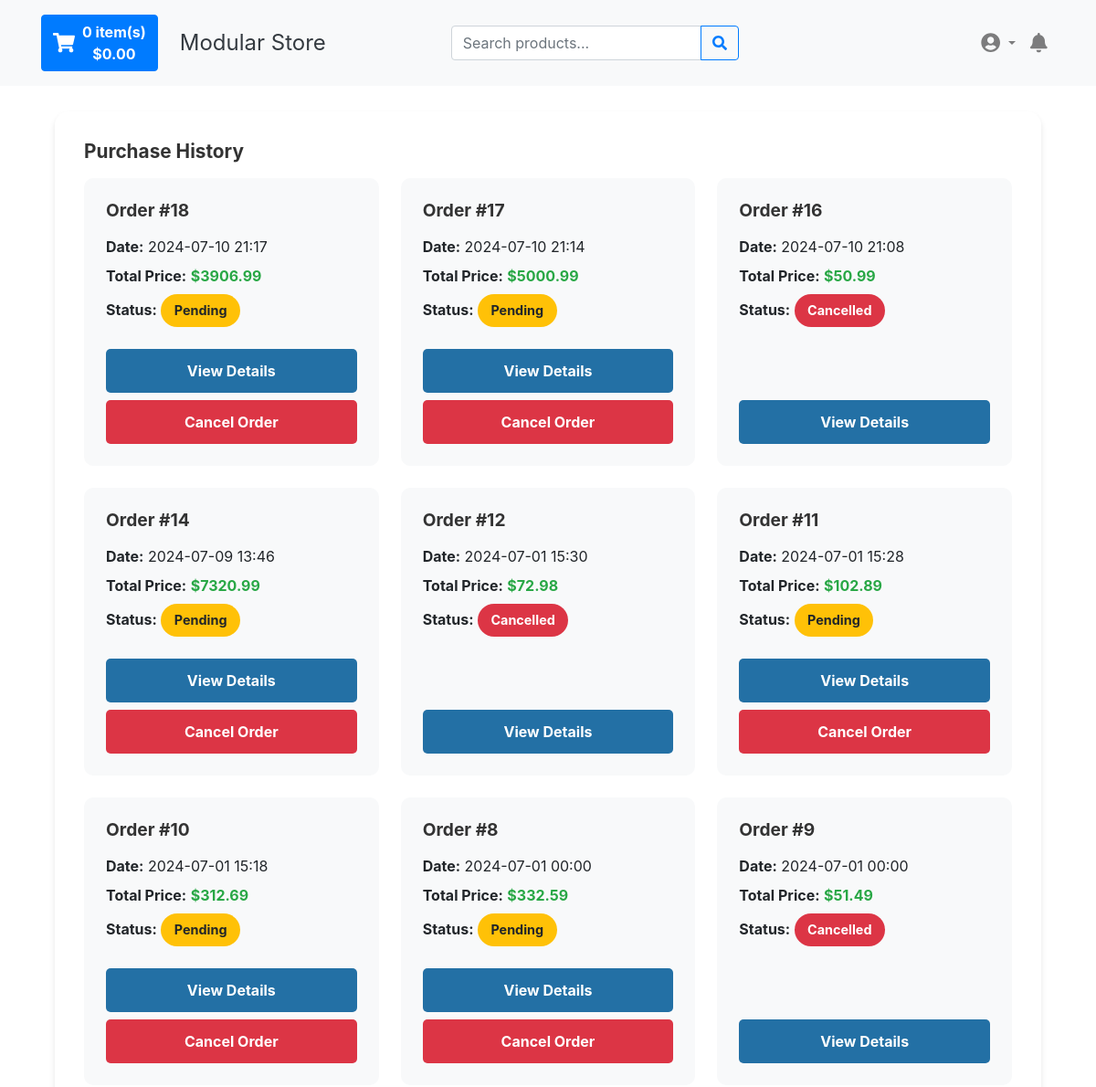
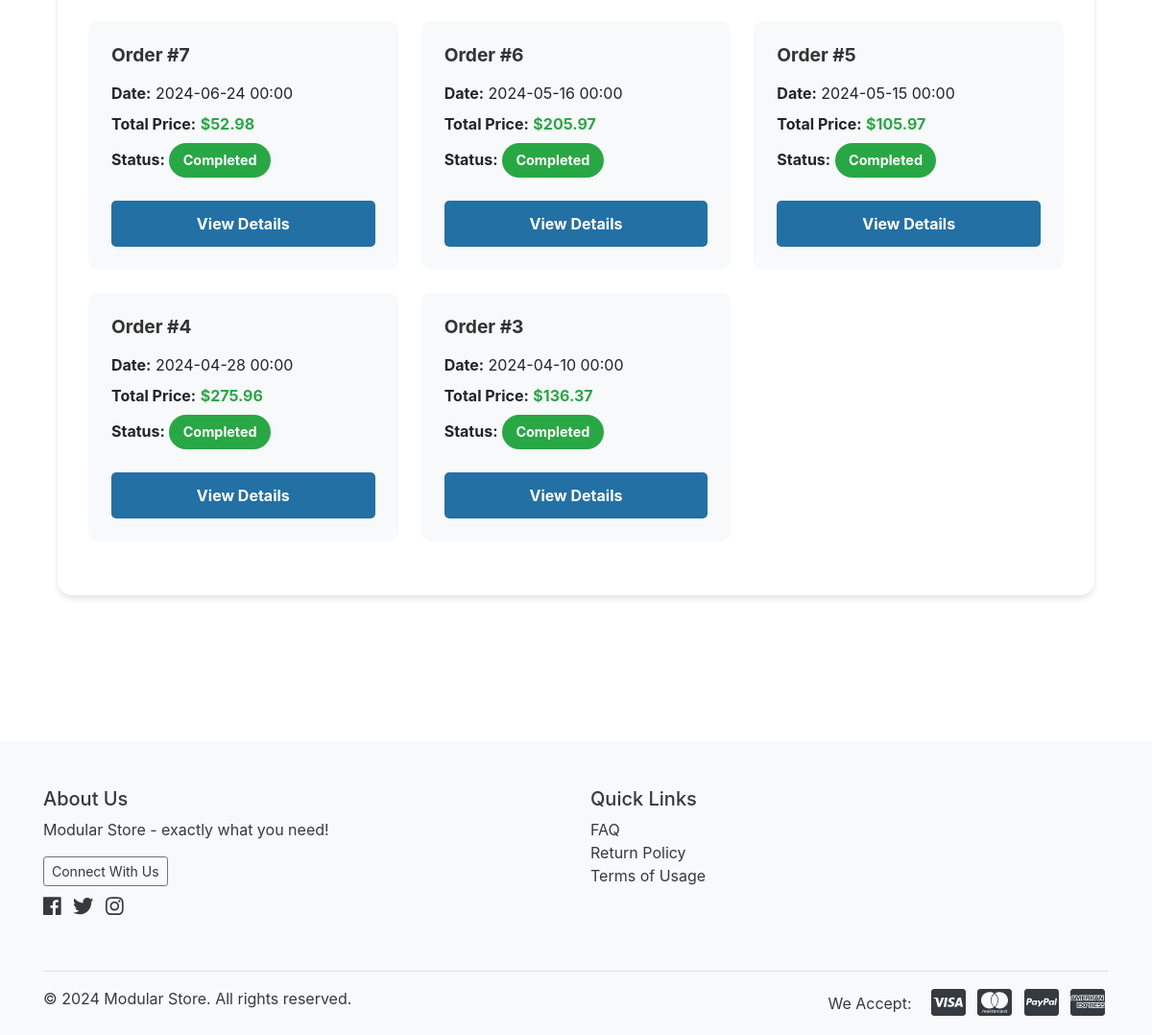
Page /purchase-history/ (signed in) on the committed database (2 pictures, top to bottom).
### modules/db/models.py (models this page shows, shortened)
class Purchase(Base):
    __tablename__ = 'purchases'
    id: Mapped[int] = mapped_column(Integer, primary_key=True, autoincrement=True)
    user_id: Mapped[int] = mapped_column(Integer, ForeignKey('users.id'), nullable=False, index=True)
    date: Mapped[datetime] = mapped_column(DateTime, nullable=False, default=func.now())
    total_price: Mapped[int] = mapped_column(Integer, nullable=False)  # Total price in cents
    discount_amount: Mapped[int] = mapped_column(Integer, nullable=False, default=0)  # Discount amount in cents
    delivery_fee: Mapped[int] = mapped_column(Integer, nullable=False, default=0)  # Delivery fee in cents
    status: Mapped[Optional[str]] = mapped_column(Text)
    tracking_number: Mapped[Optional[str]] = mapped_column(Text)
    shipping_method: Mapped[Optional[str]] = mapped_column(Text)
    payment_method: Mapped[Optional[str]] = mapped_column(Text)
    payment_id: Mapped[Optional[str]] = mapped_column(Text)
    items: Mapped[List["PurchaseItem"]] = relationship('PurchaseItem', lazy='joined')
    shipping_address: Mapped[Optional["ShippingAddress"]] = relationship('ShippingAddress', uselist=False)
    @hybrid_property
    def items_subtotal(self) -> int:
        return sum(item.quantity * item.price for item in self.items)

### modules/purchase_history/views.py (the view)
@purchase_history_bp.route("/")
@login_required_with_message(message=_("You must be logged in to view your purchase history."))
def purchase_history() -> ResponseValue:
    purchases = db.session.query(Purchase).filter_by(user_id=current_user.id).order_by(Purchase.date.desc()).all()
    return render_template("history.html", purchases=purchases)

### modules/db/database.py (called while the page is built)
    @property
    def session(self) -> scoped_session[Session]:
        if self._session is None:
            if self._app is None:
                raise RuntimeError("Application not initialized. Call init_app() first.")
            self._session = self.create_session(self.engine)
        return self._session

    def open(self) -> None:
        pass  # The session is now created on-demand

    def close(self, exception: Exception) -> None:
        if self._session is not None:
            self._session.remove()

### modules/extensions/utils.py (called while the page is built)
def get_locale() -> str:
    if current_user.is_authenticated:
        return current_user.language or AppConfig.DEFAULT_LANG
    accept_languages = request.accept_languages or LanguageAccept()
    best_match = accept_languages.best_match(AppConfig.LANGUAGES)
    return best_match or AppConfig.DEFAULT_LANG

def load_user(user_id: int) -> Optional[User]:
    user: Optional[User] = db.session.get(User, user_id)
    if user:
        db.session.refresh(user)
    return user

### modules/logger.py (called while the page is built)
    def before_request(self) -> None:
        request.start_time = time.time()  # type: ignore

    def after_request(self, response: Response) -> Response:
        execution_time = time.time() - request.start_time  # type: ignore
        user_id = current_user.id if current_user.is_authenticated else None
        endpoint = request.endpoint if request.endpoint else 'unknown'
        log_data = {
            'user_id': user_id,
            'ip_address': request.remote_addr,
            'endpoint': endpoint,
            'method': request.method,
            'status_code': response.status_code,
            'execution_time': execution_time
        }
        current_app.logger.info(f"Request: {log_data}")
        db.session.add(RequestLog(**log_data))
        db.session.commit()
        return response

### templates/history.html (shortened to what this page needs)
{% extends "base.html" %}
{% block head %}
    <link href="{{ url_for('static', filename='css/purchase_history.css') }}" rel="stylesheet" type="text/css">
{% endblock %}
{% block body %}
    <div class="purchase-history-container">
        <div class="bento-box">
            <h2 class="bento-title">{{ _('Purchase History') }}</h2>
            {% if purchases %}
                <div class="bento-grid">
                    {% for purchase in purchases %}
                        <div class="bento-item purchase-card">
                            <h5 class="purchase-title">{{ _('Order #%(id)d', id=purchase.id) }}</h5>
                            <div class="purchase-info">
                                <p><strong>{{ _('Date') }}:</strong> {{ purchase.date.strftime('%Y-%m-%d %H:%M') }}</p>
                                <p><strong>{{ _('Total Price') }}:</strong> <span class="price">{{ '%.2f' | format(purchase.total_price / 100.0) }}</span></p>
                                <p>
                                    <strong>{{ _('Status') }}:</strong>
                                    <span class="purchase-status status-{{ purchase.status.lower() }}">
                                        {{ purchase.status }}
                                    </span>
                                </p>
                            </div>
                            <div class="purchase-actions">
                                <a href="{{ url_for('purchase_history.purchase_details', purchase_id=purchase.id) }}"
                                   class="bento-button bento-button-primary">{{ _('View Details') }}</a>
                                {% if purchase.status == 'Pending' %}
                                    <form action="{{ url_for('purchase_history.cancel_order', purchase_id=purchase.id) }}" method="POST">
                                        <button type="submit" class="bento-button bento-button-danger"
                                                onclick="return confirm('{{ _('Are you sure you want to cancel this order?') }}')">{{ _('Cancel Order') }}</button>
                                    </form>
                                {% endif %}
                            </div>
                        </div>
                    {% endfor %}
                </div>
            {% else %}
                <div class="bento-item empty-history">
                    <p>{{ _('No purchase history found.') }}</p>
                </div>
            {% endif %}
        </div>
    </div>
{% endblock %}

### static/css/purchase_history.css (style rules this page uses)
.purchase-history-container { max-width: 1200px; margin: 2rem auto; padding: 0 15px; }
.bento-box { background-color: #ffffff; border-radius: 15px; box-shadow: 0 4px 6px rgba(0, 0, 0, 0.1); padding: 2rem; transition: all 0.3s ease; }
.bento-grid { display: grid; grid-template-columns: repeat(auto-fill, minmax(300px, 1fr)); gap: 1.5rem; }
.bento-button { width: 100%; text-align: center; padding: 0.75rem 1rem; }
.purchase-card { background-color: #f8f9fa; border-radius: 10px; padding: 1.5rem; transition: all 0.3s ease; display: flex; flex-direction: column; }
.purchase-title { font-size: 1.2rem; font-weight: 700; margin-bottom: 1rem; color: #333; }
.purchase-info { flex-grow: 1; }
.purchase-info p { margin-bottom: 0.5rem; }
.purchase-actions { margin-top: 1rem; display: flex; flex-direction: column; gap: 0.5rem; }

### static/css/purchases.css (style rules this page uses)
.bento-grid { display: grid; grid-template-columns: repeat(auto-fit, minmax(250px, 1fr)); gap: 1.5rem; margin-bottom: 1.5rem; }
.bento-item { background-color: #f8f9fa; border-radius: 10px; padding: 1.5rem; transition: all 0.3s ease; }
.bento-title { font-size: 1.3rem; font-weight: 700; margin-bottom: 1rem; color: #333; }
.purchase-status { display: inline-block; font-size: 0.9em; padding: 0.5em 1em; border-radius: 20px; font-weight: bold; }
.status-completed { background-color: #28a745; color: #ffffff; }
.status-pending { background-color: #ffc107; color: #212529; }
.status-cancelled { background-color: #dc3545; color: #ffffff; }
.price { color: #28a745; font-weight: bold; }
.price::before { content: '$'; }
.bento-button { display: inline-block; padding: 0.5rem 1rem; font-size: 1rem; font-weight: bold; text-align: center; text-decoration: none; border-radius: 5px; transition: background-color 0.3s ease, transform 0.3s ease; cursor: pointer; border: none; }
.bento-button-primary { background-color: #2370a5; color: #ffffff; }
.bento-button-danger { background-color: #dc3545; color: #ffffff; }

### rows in the picture
Purchase: date "2024-07-10 21:17", purchase.total_price/100.0 "3906.99", status "Pending"
Purchase: date "2024-07-10 21:14", purchase.total_price/100.0 "5000.99", status "Pending"
Purchase: date "2024-07-10 21:08", purchase.total_price/100.0 "50.99", status "Cancelled"
Purchase: date "2024-07-09 13:46", purchase.total_price/100.0 "7320.99", status "Pending"
Purchase: date "2024-07-01 15:30", purchase.total_price/100.0 "72.98", status "Cancelled"
Purchase: date "2024-07-01 15:28", purchase.total_price/100.0 "102.89", status "Pending"
Purchase: date "2024-07-01 15:18", purchase.total_price/100.0 "312.69", status "Pending"
Purchase: date "2024-07-01 00:00", purchase.total_price/100.0 "332.59", status "Pending"
Purchase: date "2024-07-01 00:00", purchase.total_price/100.0 "51.49", status "Cancelled"
Purchase: date "2024-06-24 00:00", purchase.total_price/100.0 "52.98", status "Completed"
Purchase: date "2024-05-16 00:00", purchase.total_price/100.0 "205.97", status "Completed"
Purchase: date "2024-05-15 00:00", purchase.total_price/100.0 "105.97", status "Completed"
Purchase: date "2024-04-28 00:00", purchase.total_price/100.0 "275.96", status "Completed"
Purchase: date "2024-04-10 00:00", purchase.total_price/100.0 "136.37", status "Completed"

### other values in the picture
{{ total_items|default(0, true) }} "0"
{{ '{:,.2f}'.format(total_amount/100.0|default(0, true)) }} "0.00"
{{ config.SHOP_NAME }} "Modular Store"
